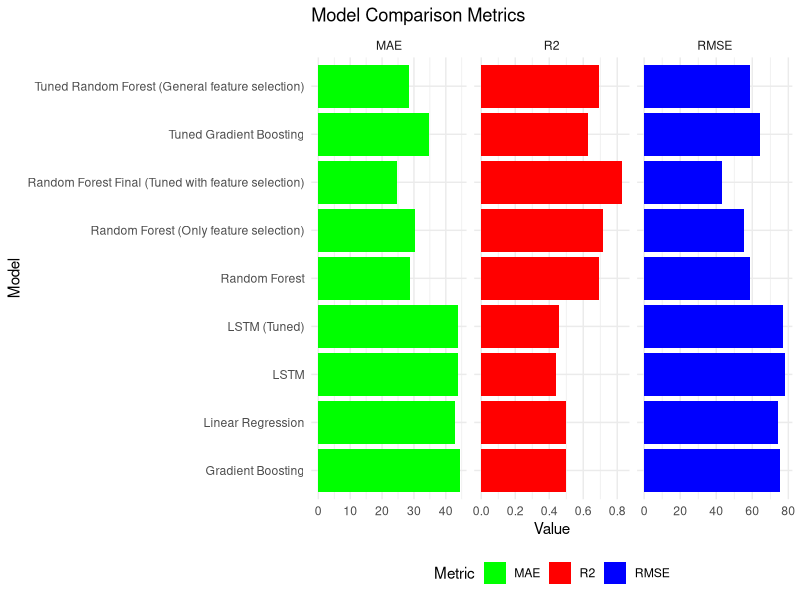
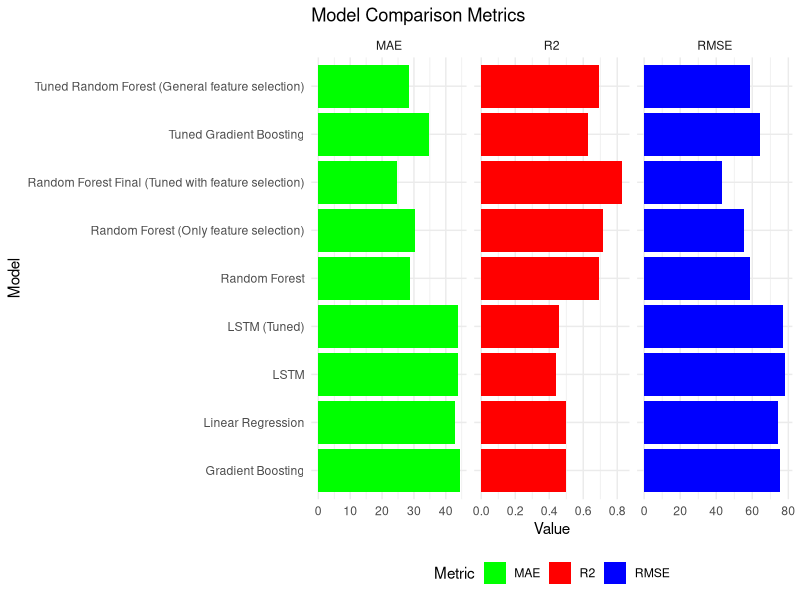

Reproduce these figures in R, in order.
## ---- chunk 1
knitr::opts_chunk$set(echo = TRUE)
## ---- chunk 2
# Required packages
library(ggplot2)
library(tidyr)

# Data
model_metrics <- data.frame(
  Model = c(
    "Random Forest Final (Tuned with feature selection)",
    "Random Forest (Only feature selection)",
    "LSTM (Tuned)",
    "LSTM",
    "Tuned Gradient Boosting",
    "Tuned Random Forest (General feature selection)",
    "Gradient Boosting",
    "Random Forest",
    "Linear Regression"
  ),
  RMSE = c(
    43.23051, 55.60064, 77.32212, 78.34101, 64.21605, 58.67541, 75.55071, 58.91217, 74.48276
  ),
  MAE = c(
    24.63652, 30.4344, 43.84375, 43.83427, 34.58222, 28.60143, 44.29758, 28.63226, 42.76741
  ),
  R2 = c(
    0.8303284, 0.7183661, 0.4556434, 0.4412025, 0.6293279, 0.6927204, 0.4995187, 0.690126, 0.5010507
  )
)

# Convert data to long format for ggplot
model_metrics_long <- model_metrics %>%
  gather(key = "Metric", value = "Value", -Model)

# Order by descending R2
model_metrics$Model <- factor(model_metrics$Model, levels = model_metrics$Model[order(-model_metrics$R2)])

# Plotting
ggplot(model_metrics_long, aes(x = Model, y = Value, fill = Metric)) +
  geom_bar(stat = "identity", position = "dodge") +
  coord_flip() +
  theme_minimal() +
  labs(title = "Model Comparison Metrics", x = "Model", y = "Value") +
  theme(legend.position = "bottom") +
  scale_fill_manual(values = c("RMSE" = "blue", "MAE" = "green", "R2" = "red")) +
  facet_wrap(~ Metric, scales = "free_x")
ggsave("Graphs/ModelComparison.png", width = 10, height = 20)

